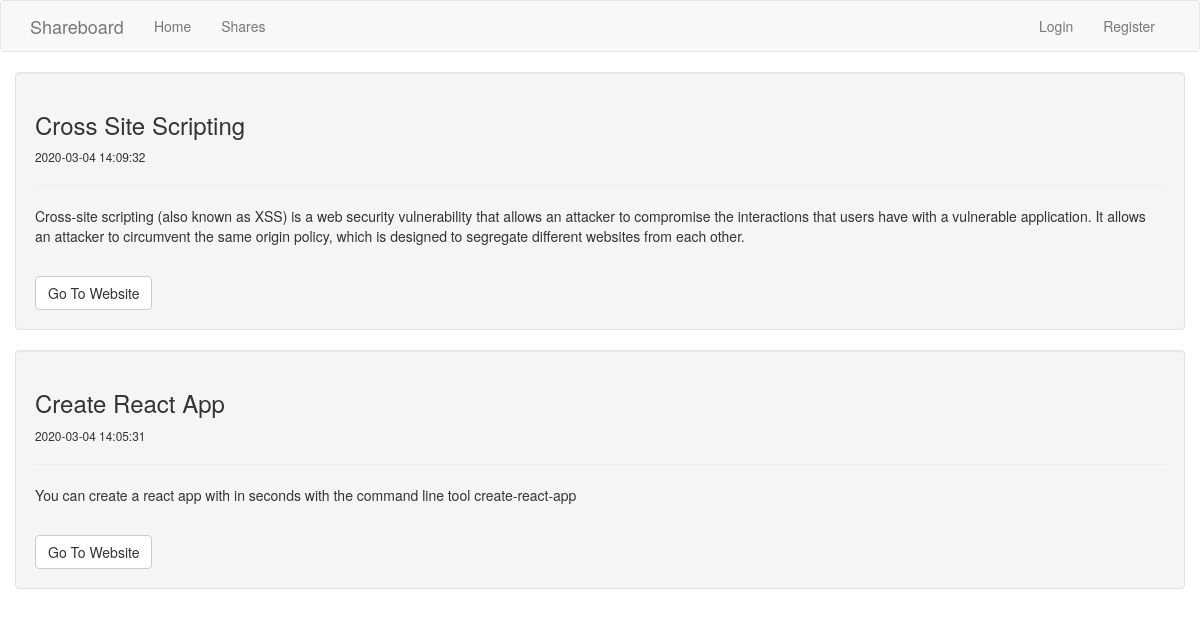
Screenshot of /shares with the database file from the repository.
### tables this page shows
CREATE TABLE IF NOT EXISTS `shares` (
  `id` int(11) NOT NULL AUTO_INCREMENT,
  `user_id` int(11) NOT NULL,
  `title` varchar(255) NOT NULL,
  `body` text NOT NULL,
  `link` varchar(255) NOT NULL,
  `create_date` datetime NOT NULL DEFAULT CURRENT_TIMESTAMP,
  PRIMARY KEY (`id`)
);

### classes/Bootstrap.php (called while the page is built)
<?php
class Bootstrap{
	private $controller;
	private $action;
	private $request;
	public function __construct($request){
		$this->request = $request;
		if($this->request['controller'] == ""){
			$this->controller = 'home';
		} else {
			$this->controller = $this->request['controller'];
		}
		if($this->request['action'] == ""){
			$this->action = 'index';
		} else {
			$this->action = $this->request['action'];
		}
	}
	public function createController(){
		if(class_exists($this->controller)){
			$parents = class_parents($this->controller);
			if(in_array("Controller", $parents)){
				if(method_exists($this->controller, $this->action)){
					return new $this->controller($this->action, $this->request);
				} else {
					echo '<h1>Method does not exist</h1>';
					return;
				}
			} else {
				echo '<h1>Base controller not found</h1>';
				return;
			}
		} else {
			echo '<h1>Controller class does not exist</h1>';
			return;
		}
	}
}

### controllers/shares.php (called while the page is built, shortened)
<?php
class Shares extends Controller{
	protected function Index(){
		$viewmodel = new ShareModel();
		$this->returnView($viewmodel->Index(), true);
	}
}

### classes/Model.php (called while the page is built, shortened)
<?php
abstract class Model{
	protected $dbh;
	protected $stmt;
	public function __construct(){
		$this->dbh = new PDO("mysql:host=".DB_HOST.";dbname=".DB_NAME, DB_USER );
	}
	public function query($query){
		$this->stmt = $this->dbh->prepare($query);
	}
	public function execute(){
		$this->stmt->execute();
	}
	public function resultSet(){
		$this->execute();
		return $this->stmt->fetchAll(PDO::FETCH_ASSOC);
	}
}

### models/share.php (called while the page is built, shortened)
<?php
class ShareModel extends Model{
	public function Index(){
		$this->query('SELECT * FROM shares ORDER BY create_date DESC');
		$rows = $this->resultSet();
		return $rows;
	}
}

### views/shares/index.php (the view, shortened to what this page needs)
<div>
	<?php foreach($viewmodel as $item) : ?>
		<div class="well">
			<h3><?php echo $item['title']; ?></h3>
			<small><?php echo $item['create_date']; ?></small>
			<hr />
			<p><?php echo $item['body']; ?></p>
			<br />
			<a class="btn btn-default" href="<?php echo $item['link']; ?>" target="_blank">Go To Website</a>
		</div>
	<?php endforeach; ?>
</div>

### index.php (shortened to what this page needs)
<?php
require('classes/Bootstrap.php');
require('classes/Controller.php');
require('classes/Model.php');
require('controllers/shares.php');
require('models/share.php');
$bootstrap = new Bootstrap($_GET);
$controller = $bootstrap->createController();
if($controller){
	$controller->executeAction();
}

### classes/Controller.php (shortened to what this page needs)
<?php
abstract class Controller{
	protected $action;
	public function __construct($action, $request){
		$this->action = $action;
	}
	public function executeAction(){
		return $this->{$this->action}();
	}
	protected function returnView($viewmodel, $fullview){
		$view = 'views/'. get_class($this). '/' . $this->action. '.php';
		if($fullview){
			require('views/main.php');
		} else {
			require($view);
		}
	}
}

### views/main.php (shortened to what this page needs)
<html>
<head>
	<link rel="stylesheet" href="<?php echo ROOT_PATH; ?>assets/css/bootstrap.css">
	<link rel="stylesheet" href="<?php echo ROOT_PATH; ?>assets/css/style.css">
</head>
<body>
	<nav class="navbar navbar-default">
      <div class="container">
        <div class="navbar-header">
          <a class="navbar-brand" href="#">Shareboard</a>
        </div>
        <div id="navbar" class="collapse navbar-collapse">
          <ul class="nav navbar-nav">
            <li><a href="<?php echo ROOT_URL; ?>">Home</a></li>
            <li><a href="<?php echo ROOT_URL; ?>shares">Shares</a></li>
          </ul>
          <ul class="nav navbar-nav navbar-right">
            <?php if(isset($_SESSION['is_logged_in'])) : ?>
            <li><a href="<?php echo ROOT_URL; ?>">Welcome <?php echo $_SESSION['user_data']['name']; ?></a></li>
            <li><a href="<?php echo ROOT_URL; ?>users/logout">Logout</a></li>
          <?php else : ?>
            <li><a href="<?php echo ROOT_URL; ?>users/login">Login</a></li>
            <li><a href="<?php echo ROOT_URL; ?>users/register">Register</a></li>
          <?php endif; ?>
          </ul>
        </div>
      </div>
    </nav>
    <div class="container">
     <div class="row">
     	<?php require($view); ?>
     </div>
    </div>
</body>
</html>

### rows the page displays
shares: title "Cross Site Scripting", create_date "2020-03-04 14:09:32", body "Cross-site scripting (also known as XSS) is a web security vulnerability that allows an attacker to compromise the interactions that users have with a vulnerable application. It allows an attacker to circumvent the same origin policy, which is designed to segregate different websites from each other."
shares: title "Create React App", create_date "2020-03-04 14:05:31", body "You can create a react app with in seconds with the command line tool create-react-app"
